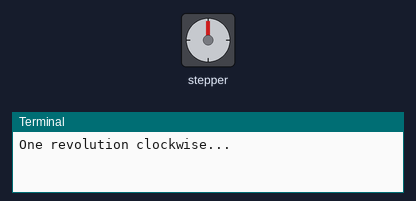
A program run on a simulated Raspberry Pi (BCM pin numbers). On the bench: stepper motor, the last lines printed to the terminal. The stepper is drawn at 2048 steps a turn.

Above: at 0.05 s.
At 2.7 s:
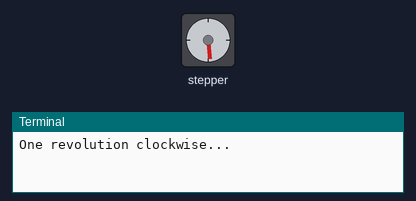
At 5.4 s:
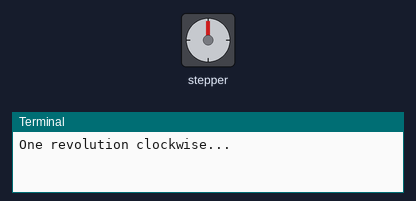
At 10.75 s:
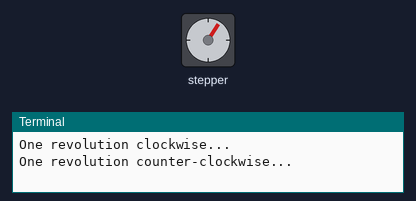
Timing chart, 0 to 15.5 s (numbered marks = the images above):
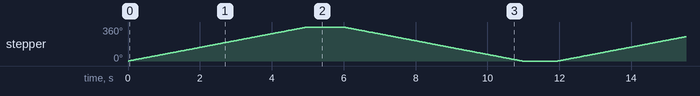

Measured:
- by itself, stepper: turns 360° clockwise in 5.0 s, then 360° counter-clockwise in 5.0 s, repeating every 11.9 s

The program:

example.py
```python
# Python (RPi.GPIO) script for Raspberry Pi that steps the 28BYJ-48 using a half-step sequence for one full revolution in each direction and performs GPIO cleanup on exit.
#
# Buy this module: https://shillehtek.com/products/stepper-motor-28byj-48-5v-arduino-raspberry-pi
# Full manual: https://shillehtek.com/blogs/shillehtek-product-manuals/stepper-motor-28byj-48-5v-arduino-raspberry-pi-manual
# More examples: https://github.com/shillehbean/shillehtek-examples
#

#!/usr/bin/env python3
# 28BYJ-48 + ULN2003 - Raspberry Pi Example (half-step)
# IN1->GPIO17, IN2->GPIO18, IN3->GPIO27, IN4->GPIO22

import RPi.GPIO as GPIO
import time

PINS = [17, 18, 27, 22]
HALF_STEP = [
    (1,0,0,0), (1,1,0,0), (0,1,0,0), (0,1,1,0),
    (0,0,1,0), (0,0,1,1), (0,0,0,1), (1,0,0,1),
]
STEPS_PER_REV = 4096

GPIO.setmode(GPIO.BCM)
for p in PINS:
    GPIO.setup(p, GPIO.OUT, initial=0)

def move(steps, delay=0.0012):
    seq = HALF_STEP if steps > 0 else HALF_STEP[::-1]
    for i in range(abs(steps)):
        for pin, v in zip(PINS, seq[i % 8]):
            GPIO.output(pin, v)
        time.sleep(delay)
    for p in PINS:
        GPIO.output(p, 0)            # release coils

try:
    while True:
        print("One revolution clockwise...")
        move(STEPS_PER_REV)
        time.sleep(1)
        print("One revolution counter-clockwise...")
        move(-STEPS_PER_REV)
        time.sleep(1)
except KeyboardInterrupt:
    GPIO.cleanup()
    print("Stopped by user")
```
